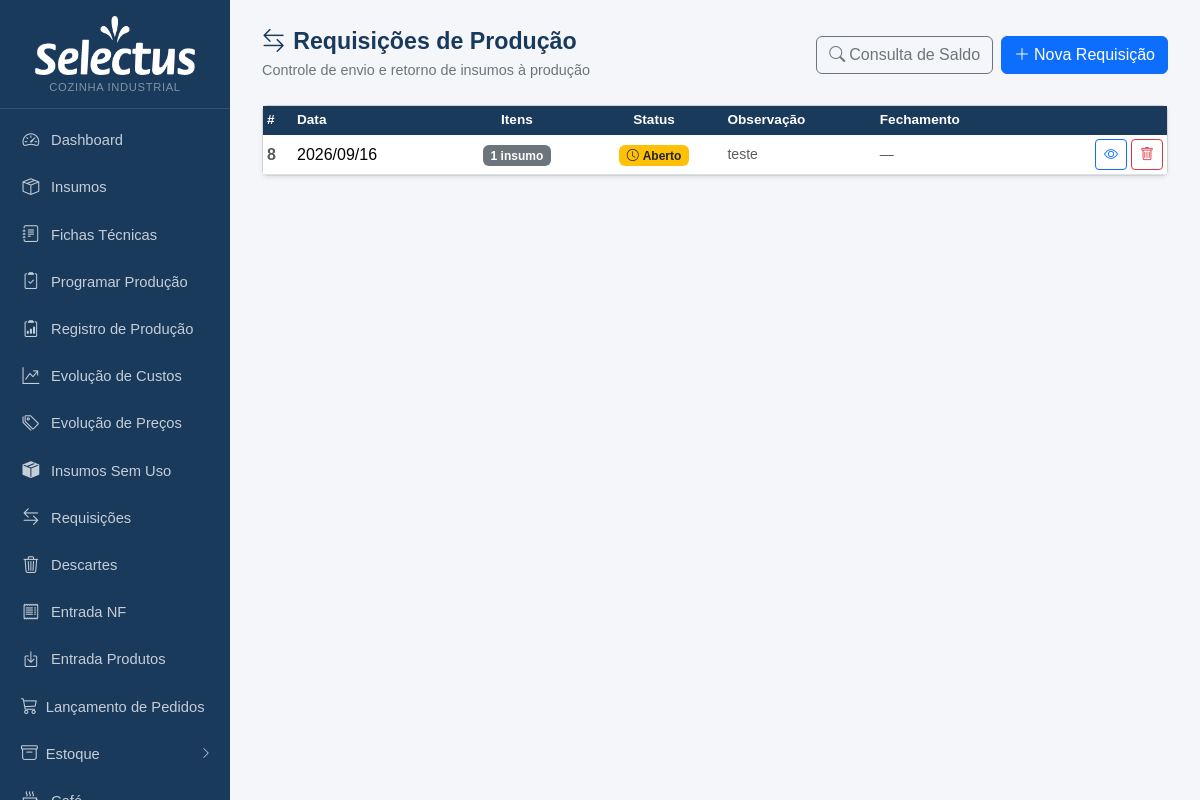
The page /requisicoes on the database its author committed.
### tables this page shows
CREATE TABLE requisicoes (
            id INTEGER PRIMARY KEY AUTOINCREMENT,
            data TEXT NOT NULL,
            status TEXT NOT NULL DEFAULT 'aberto',
            observacao TEXT,
            criado_em TEXT DEFAULT CURRENT_TIMESTAMP,
            fechado_em TEXT
        , nf_origem_id INTEGER REFERENCES nf_entradas(id));

### app.py (the view)
@app.route('/requisicoes')
def requisicoes_lista():
    db = get_db()
    reqs = db.execute('''
        SELECT r.id, r.data, r.status, r.observacao, r.criado_em, r.fechado_em,
               COUNT(ri.id) as n_itens
        FROM requisicoes r
        LEFT JOIN requisicao_itens ri ON ri.requisicao_id = r.id
        GROUP BY r.id
        ORDER BY r.data DESC, r.id DESC
    ''').fetchall()
    db.close()
    return render_template('requisicoes_lista.html', reqs=reqs)

### app.py (called while the page is built)
def get_db():
    c = sqlite3.connect(DB)
    c.row_factory = sqlite3.Row
    c.execute("PRAGMA foreign_keys = ON")
    return c

def count_alertas():
    try:
        db = get_db()
        n = db.execute('''SELECT COUNT(*) FROM insumos
                          WHERE estoque_minimo > 0 AND COALESCE(estoque_atual,0) < estoque_minimo''').fetchone()[0]
        db.close()
        return n
    except:
        return 0

@app.context_processor
def inject_alertas():
    try:
        db = get_db()
        n_ped = db.execute("SELECT COUNT(*) FROM pedidos WHERE status='aberto'").fetchone()[0]
        db.close()
    except Exception:
        n_ped = 0
    return dict(n_alertas=count_alertas(), n_pedidos_abertos=n_ped)

### financeiro.py (called while the page is built)
@bp.app_context_processor
def _ctx():
    try:
        u = _user() if request.endpoint and request.endpoint.startswith('fin.') else None
    except Exception:
        u = None
    return dict(fin_user=u, fin_pode=lambda p: _pode(u, p))

### templates/requisicoes_lista.html (shortened to what this page needs)
{% extends "base.html" %}
{% block content %}
<div class="page-header d-flex justify-content-between align-items-center">
  <div>
    <h1><i class="bi bi-arrow-left-right me-2"></i>Requisições de Produção</h1>
    <p>Controle de envio e retorno de insumos à produção</p>
  </div>
  <div class="d-flex gap-2">
    <a href="{{ url_for('requisicao_consulta') }}" class="btn btn-outline-secondary">
      <i class="bi bi-search me-1"></i>Consulta de Saldo
    </a>
    <a href="{{ url_for('requisicao_nova') }}" class="btn btn-primary">
      <i class="bi bi-plus-lg me-1"></i>Nova Requisição
    </a>
  </div>
</div>
{% if not reqs %}
<div class="text-center text-muted py-5">
  <i class="bi bi-inbox" style="font-size:3rem"></i>
  <p class="mt-2">Nenhuma requisição ainda.</p>
</div>
{% else %}
<div class="card shadow-sm">
  <div class="card-body p-0">
    <table class="table table-hover table-sm mb-0 align-middle">
      <thead>
        <tr>
          <th>#</th>
          <th>Data</th>
          <th class="text-center">Itens</th>
          <th class="text-center">Status</th>
          <th>Observação</th>
          <th>Fechamento</th>
          <th></th>
        </tr>
      </thead>
      <tbody>
        {% for r in reqs %}
        <tr>
          <td class="fw-bold text-muted">{{ r.id }}</td>
          <td>{{ r.data | replace('-', '/') if r.data else '—' }}</td>
          <td class="text-center">
            <span class="badge bg-secondary">{{ r.n_itens }} insumo{{ 's' if r.n_itens != 1 }}</span>
          </td>
          <td class="text-center">
            {% if r.status == 'aberto' %}
              <span class="badge bg-warning text-dark"><i class="bi bi-clock me-1"></i>Aberto</span>
            {% elif r.status == 'fechado' %}
              <span class="badge bg-success"><i class="bi bi-check-circle me-1"></i>Fechado</span>
            {% else %}
              <span class="badge bg-secondary">Cancelado</span>
            {% endif %}
          </td>
          <td class="text-muted small">{{ r.observacao or '—' }}</td>
          <td class="small text-muted">{{ r.fechado_em[:16] if r.fechado_em else '—' }}</td>
          <td class="text-end d-flex gap-1 justify-content-end">
            <a href="{{ url_for('requisicao_ver', id=r.id) }}" class="btn btn-sm btn-outline-primary">
              <i class="bi bi-eye"></i>
            </a>
            <form method="post" action="{{ url_for('requisicao_excluir', id=r.id) }}"
                  onsubmit="return confirm('Excluir requisição #{{ r.id }}? O estoque será restaurado.')">
              <button class="btn btn-sm btn-outline-danger"><i class="bi bi-trash"></i></button>
            </form>
          </td>
        </tr>
        {% endfor %}
      </tbody>
    </table>
  </div>
</div>
{% endif %}
{% endblock %}

### rows shown on the page
requisicoes: id "8", data "2026/09/16", n_itens "1", status "aberto" (drawn), observacao "teste", fechado_em "—"
